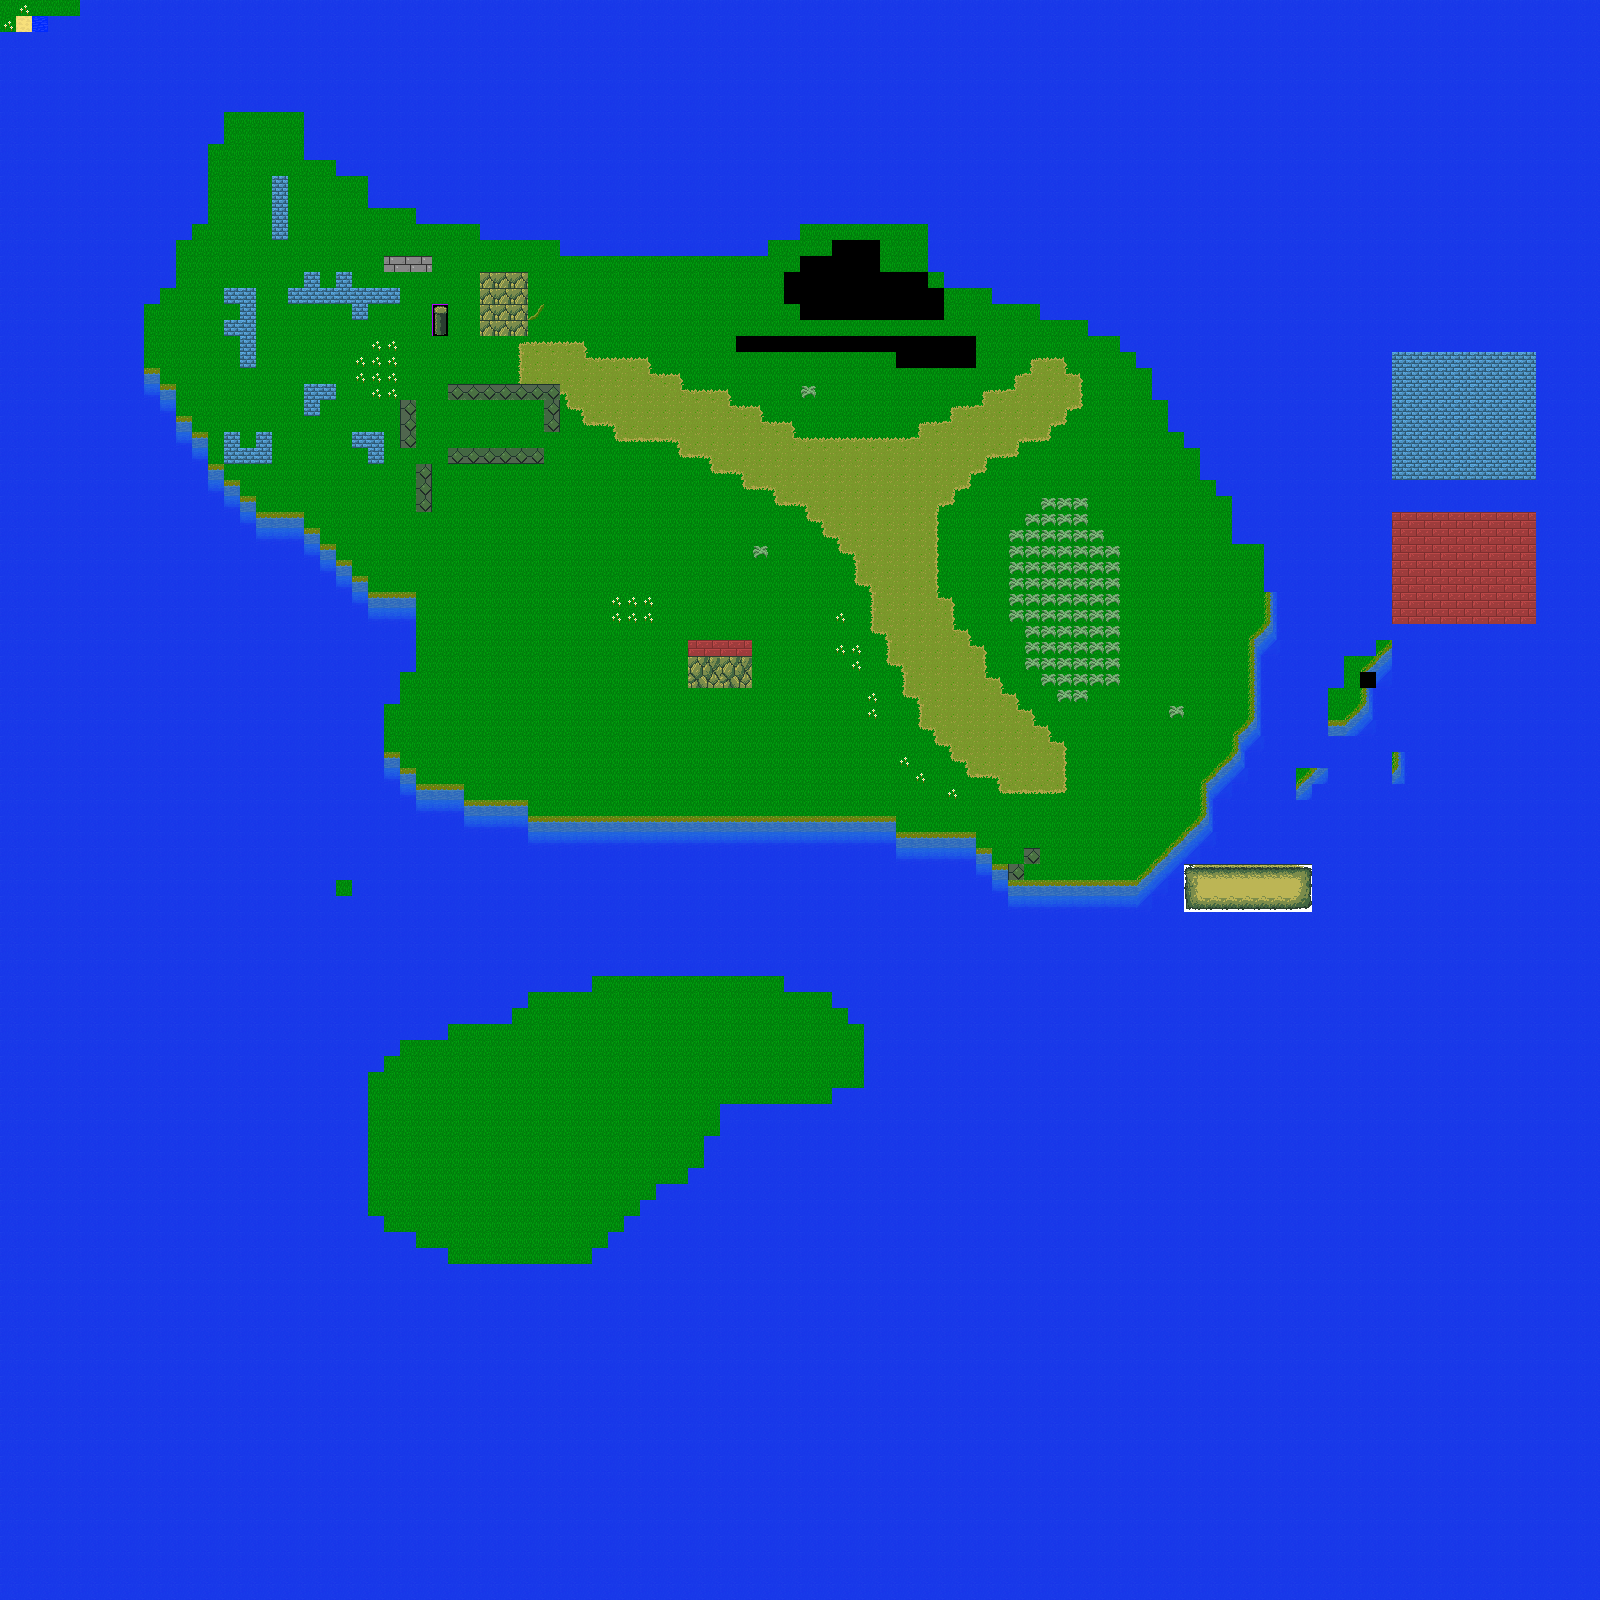

The image is a tile-based game level rendered from a .tmx file. Its description and source (layers, tilesets, objects; grid data summarised) follow:
An orthogonal 100x100 tile map with 16x16 px tiles, 1 tile layer (Tile Layer 1), 2 tilesets and 15 objects (2x InterNode).

<map version="1.4" tiledversion="1.4.2" orientation="orthogonal" renderorder="right-down" width="100" height="100" tilewidth="16" tileheight="16" infinite="0" nextlayerid="3" nextobjectid="41">
 <editorsettings>
  <export target="leveldata/testt.json" format="json" />
 </editorsettings>
 <tileset firstgid="1" source="me.tsx" />
 <tileset firstgid="257" source="objex.tsx" />
 <layer id="1" name="Tile Layer 1" width="100" height="100">
  <data>[10000 cells, 10000 non-empty, 54 distinct tile ids]</data>
 </layer>
 <objectgroup id="2" name="Object Layer 1">
  <object id="15" gid="70" x="576" y="480" width="16" height="16" />
  <object id="16" gid="70" x="592" y="480" width="16" height="16" />
  <object id="17" gid="70" x="624" y="480" width="16" height="16" />
  <object id="18" gid="70" x="624" y="464" width="16" height="16" />
  <object id="19" gid="70" x="624" y="480" width="16" height="16" />
  <object id="20" gid="70" x="640" y="480" width="16" height="16" />
  <object id="21" gid="70" x="608" y="480" width="16" height="16" />
  <object id="22" gid="70" x="640" y="464" width="16" height="16" />
  <object id="23" gid="70" x="576" y="464" width="16" height="16" />
  <object id="24" gid="70" x="608" y="464" width="16" height="16" />
  <object id="25" gid="70" x="592" y="464" width="16" height="16" />
  <object id="26" gid="70" x="512" y="592" width="96" height="96">
   <properties>
    <property name="YES!" type="bool" value="false" />
   </properties>
  </object>
  <object id="34" type="InterNode" x="848" y="480" width="16" height="16">
   <properties>
    <property name="dest_map" value="ahh.json" />
   </properties>
  </object>
  <object id="35" gid="257" x="832" y="448" width="16" height="32" />
  <object id="40" type="InterNode" x="912" y="624" width="16" height="16">
   <properties>
    <property name="dest_map" value="ahh.json" />
   </properties>
  </object>
 </objectgroup>
</map>
